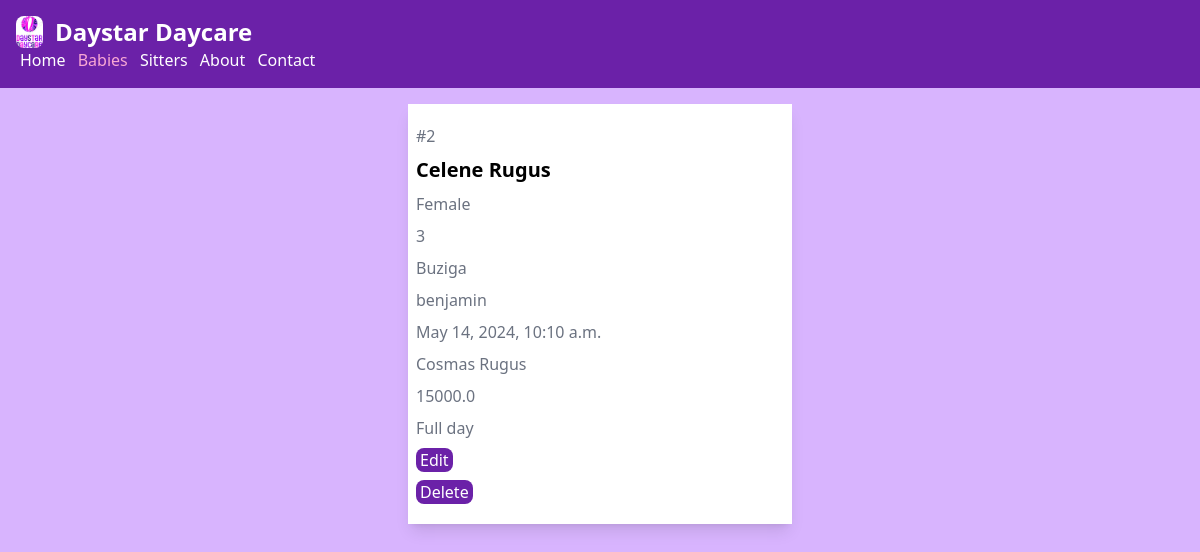
The app's page /baby/viewbaby/2 with its own data.
### baby_app/models.py (models this page shows, shortened)
class Baby(models.Model):
    name = models.CharField(max_length=100)
    gender = models.CharField(max_length=25)
    age = models.IntegerField()
    location = models.CharField(max_length=200)
    name_dropper = models.CharField(max_length=100)
    time_arrival = models.DateTimeField(auto_now_add=True)
    name_parents = models.CharField(max_length=100)
    amount_paid = models.FloatField()
    period_stay = models.CharField(max_length=50)

### baby_app/views.py (the view)
# urls.py: path('viewbaby/<int:baby_id>', views.viewbaby, name='viewbaby'),
def viewbaby(request, baby_id):
    baby = Baby.objects.get(id=baby_id)
    context = {'baby': baby}
    template = loader.get_template('baby_app/viewbaby.html')
    return HttpResponse(template.render(context))

### baby_app/templates/baby_app/viewbaby.html (shortened to what this page needs)
{% load static %}
<!DOCTYPE html>
<html lang="en">
<head>
    <script src="https://cdn.tailwindcss.com"></script>
</head>
<body class="bg-purple-300">
    <nav class="flex bg-purple-800 gap-2 p-4 items-center text-white">
        <div>
            <a href="/home" class="flex items-center mb-4 sm:mb-0 space-x-3 rtl:space-x-reverse">
                <img src="{% static "home_app/images/daystar_logo_2.jpg" %}" class="h-8 rounded-lg" alt="Daystar_Daycare_Logo">
                <span class="self-center text-2xl font-semibold whitespace-nowrap dark:text-white">Daystar Daycare</span>
            </a>
            <div class="justify-end">
                <a href="/home" class="px-1">Home</a>
                <a href="/baby" class="text-pink-300 px-1">Babies</a>
                <a href="/sitter" class="px-1">Sitters</a>
                <a href="/abouts" class="px-1">About</a>
                <a href="/contacts" class="px-1">Contact</a>
            </div>
        </div>
    </nav>
    <div class="bg-white m-4 shadow-lg flex flex-col gap-2 max-w-sm mx-auto py-5 px-2">
        <p class="text-gray-500"> #{{ baby.id }} </p>
        <h1 class="font-bold text-xl"> {{ baby.name }} </h1>
        <p class="text-gray-500"> {{ baby.gender }} </p>
        <p class="text-gray-500"> {{ baby.age }} </p>
        <p class="text-gray-500"> {{ baby.location }} </p>
        <p class="text-gray-500"> {{ baby.name_dropper }} </p>
        <p class="text-gray-500"> {{ baby.time_arrival }} </p>
        <p class="text-gray-500"> {{ baby.name_parents }} </p>
        <p class="text-gray-500"> {{ baby.amount_paid }} </p>
        <p class="text-gray-500"> {{ baby.period_stay }} </p>
        <a href="{% url "editbaby" baby.id %}">
            <button type="submit" class="px-1 py-0 bg-purple-800 text-white hover:bg-pink-300 rounded-lg">Edit</button>
        </a>
        <a href="{% url "deletebaby" baby.id %}">
            <button type="submit" class="px-1 py-0 bg-purple-800 text-white hover:bg-pink-300 rounded-lg">Delete</button>
        </a>
    </div>
</body>
</html>

### records on screen
Baby: id "2", name "Celene Rugus", gender "Female", age "3", location "Buziga", name_dropper "benjamin", time_arrival "May 14, 2024, 10:10 a.m.", name_parents "Cosmas Rugus", amount_paid "15000.0", period_stay "Full day"
